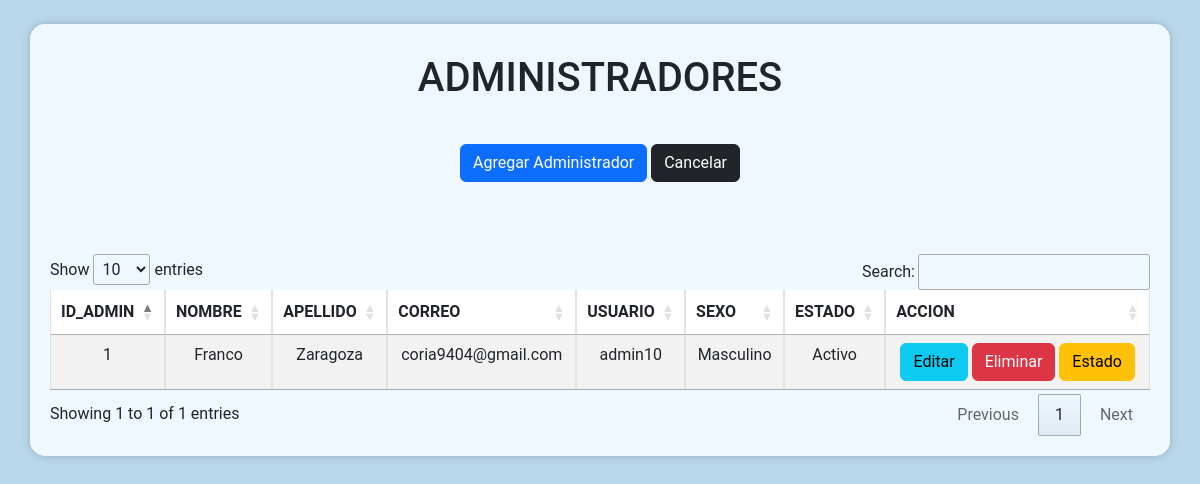
The app's page /admin/administradores/admin.php (signed in) with its own data.
### tables this page shows
CREATE TABLE `administradores` (
  `id_admin` int(11) NOT NULL,
  `nombre` varchar(50) NOT NULL,
  `apellido` varchar(50) NOT NULL,
  `correo` varchar(50) NOT NULL,
  `usuario` varchar(50) NOT NULL,
  `contraseña` varchar(255) NOT NULL,
  `id_sexo` int(11) NOT NULL,
  `id_estado` int(11) NOT NULL
);

CREATE TABLE `sexo` (
  `id_sexo` int(11) NOT NULL,
  `tipo` varchar(50) NOT NULL
);

CREATE TABLE `estado` (
  `id_estado` int(11) NOT NULL,
  `tipo` varchar(50) NOT NULL
);

### admin/administradores/admin.php (the view, shortened to what this page needs)
<?php
$conn = mysqli_connect("localhost", "root", "", "gestion_calificaciones");
?>
<!DOCTYPE html>
<html lang="en">
<head>
    <link rel="stylesheet" href="https://cdn.jsdelivr.net/npm/bootstrap@5.3.0-alpha1/dist/css/bootstrap.min.css">
    <link rel="stylesheet" href="//cdn.datatables.net/1.13.4/css/jquery.dataTables.min.css">
</head>
<br>
<body>
    <div class="container">
        <h1>ADMINISTRADORES</h1>
        <br>
        <button type="button" class="btn btn-primary" onclick="window.location.href='insertarAdmin.php'">Agregar Administrador</button>
        <button type="button" class="btn btn-dark" onclick="window.location.href='../modoAdmin.php'">Cancelar</button>
        <br><br><br><br>
        <?php
        $sql = "SELECT p.id_admin, p.nombre, p.apellido, p.correo, p.usuario, s.tipo AS sexo, e.tipo AS estado
        FROM administradores p
        JOIN sexo s ON p.id_sexo = s.id_sexo
        JOIN estado e ON p.id_estado = e.id_estado;";
        $result = mysqli_query($conn, $sql);
        ?>
        <table id="administradores" class="table table-bordered table-striped text-center">
            <thead>
                <tr class="bg-primary text-white">
                    <th scope="col">ID_ADMIN</th>
                    <th scope="col">NOMBRE</th>
                    <th scope="col">APELLIDO</th>
                    <th scope="col">CORREO</th>
                    <th scope="col">USUARIO</th>
                    <th scope="col">SEXO</th>
                    <th scope="col">ESTADO</th>
                    <th scope="col">ACCION</th>
                </tr>
            </thead>
            <tbody>
                <?php
                while ($mostrar = mysqli_fetch_array($result)) {
                    ?>
                    <tr>
                        <td><?php echo $mostrar['id_admin'] ?></td>
                        <td><?php echo $mostrar['nombre'] ?></td>
                        <td><?php echo $mostrar['apellido'] ?></td>
                        <td><?php echo $mostrar['correo'] ?></td>
                        <td><?php echo $mostrar['usuario'] ?></td>
                        <td><?php echo $mostrar['sexo'] ?></td>
                        <td><?php echo $mostrar['estado'] ?></td>
                        <td>
                            <button type="button" class="btn btn-info" onclick="window.location.href='editarAdmin.php?id=<?php echo $mostrar["id_admin"]; ?>'">Editar</button>
                            <button type="button" class="btn btn-danger" onclick="window.location.href='eliminarAdmin.php?id=<?php echo $mostrar["id_admin"]; ?>'">Eliminar</button>
                            <button type="button" class="btn btn-warning" onclick="window.location.href='estadoAdmin.php?id=<?php echo $mostrar["id_admin"]; ?>'">Estado</button>
                        </td>
                    </tr>
                <?php
                }
                ?>
            </tbody>
        </table>
    </div>
</body>
</html>

### admin/administradores/admin.php (style rules this page uses)
body { background-color: #BAD8EC ; font-family: "Roboto", sans-serif; text-align: center; }
.container { background-color: aliceblue; margin: auto; padding: 20px; border-radius: 15px; box-shadow: 0 0 10px rgba(0, 0, 0, 0.2); }
h1 { background-color: aliceblue; border-radius: 15px 10px 15px 10px; padding: 10px; }

### records on screen
administradores: id_admin "1", nombre "Franco", apellido "Zaragoza", correo "coria9404@gmail.com", usuario "admin10", id_sexo.tipo "Masculino", id_estado.tipo "Activo"
